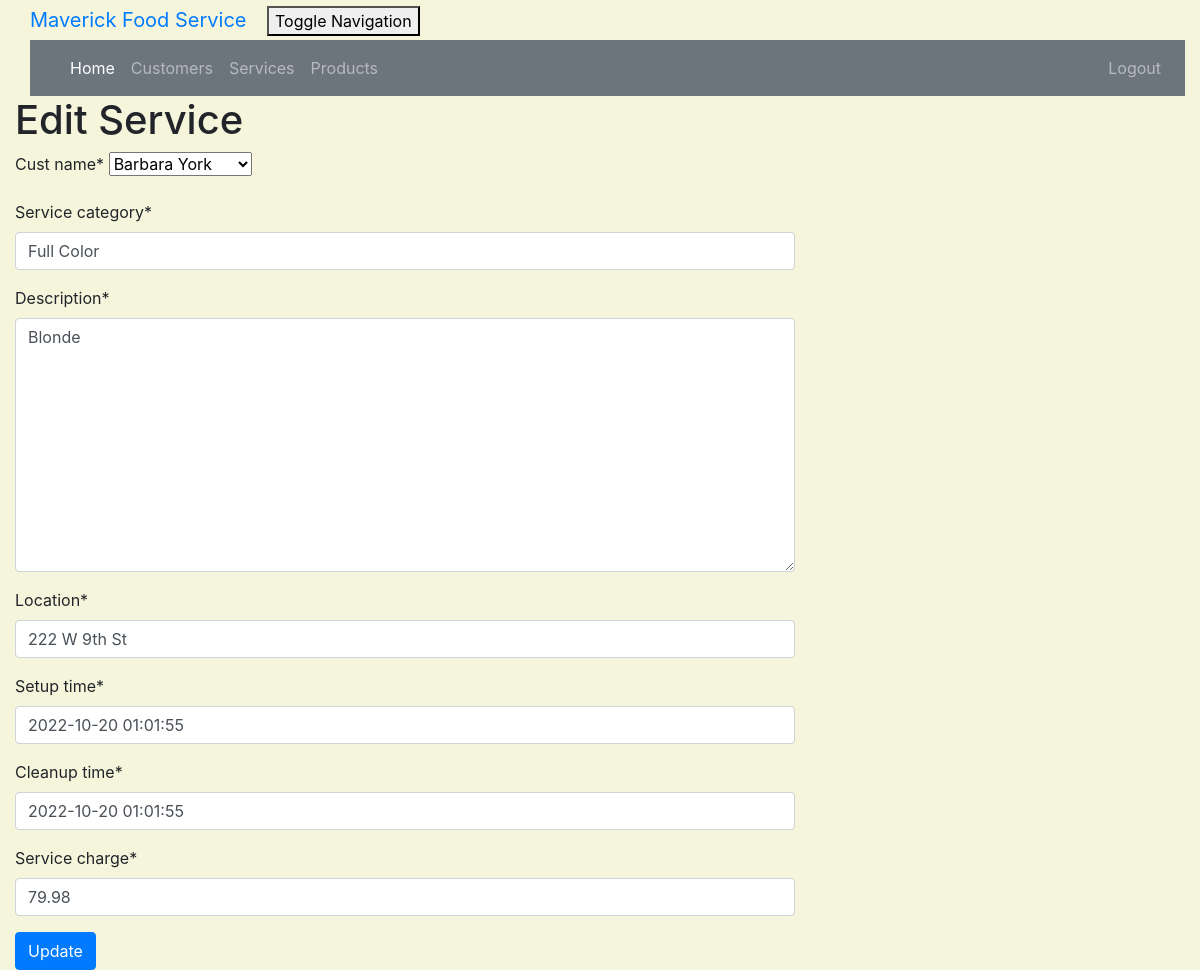
Page /service/1/edit/ (signed in) on the committed database.
### crm/models.py (models this page shows, shortened)
class Customer(models.Model):
    cust_name = models.CharField(max_length=50)
    email = models.EmailField(max_length=100)
    phone = models.CharField(max_length=20)
    bldgroom = models.CharField(max_length=100)
    address = models.CharField(max_length=200)
    city = models.CharField(max_length=50)
    state = models.CharField(max_length=50)
    zipcode = models.CharField(max_length=10)
    organization = models.CharField(max_length=100)
    role = models.CharField(max_length=100)
    def __str__ (self):
        return self.cust_name

class Service(models.Model):
    cust_name = models.ForeignKey(Customer, on_delete=models.CASCADE, related_name='services')
    service_category = models.CharField(max_length=100)
    description = models.TextField()
    location = models.CharField(max_length=200)
    setup_time = models.DateTimeField(
        default=timezone.now)
    cleanup_time = models.DateTimeField(
        default=timezone.now)
    service_charge = models.DecimalField(max_digits=10, decimal_places=2)
    created_date = models.DateTimeField(
        default=timezone.now)
    updated_date = models.DateTimeField(auto_now_add=True)

### crm/views.py (the view)
# urls.py: path('service/<int:pk>/edit/', views.service_edit, name='service_edit'),
@login_required
def service_edit(request, pk):
    service = get_object_or_404(Service, pk=pk)
    if request.method == "POST":
        form = ServiceForm(request.POST, instance=service)
        if form.is_valid():
            service = form.save()
            service.updated_date = timezone.now()
            service.save()
            services = Service.objects.filter(created_date__lte=timezone.now())
            return render(request, 'crm/service_list.html', {'services': services})
    else:
        form = ServiceForm(instance=service)
    return render(request, 'crm/service_edit.html', {'form': form})

### crm/forms.py
class ServiceForm(forms.ModelForm):
   class Meta:
       model = Service
       fields = ('cust_name', 'service_category', 'description', 'location', 'setup_time', 'cleanup_time', 'service_charge')

### crm/templates/crm/service_edit.html (shortened to what this page needs)
<!DOCTYPE html>
<html lang="en">
{% extends 'crm/base.html' %}
{% load crispy_forms_tags %}
{% block content %}
    <h1>Edit Service</h1>
    <form method="POST" class="service-form">{% csrf_token %}
        {{ form|crispy }}
        <button type="submit" class="btn btn-primary">Update</button>
    </form>
{% endblock %}

### crm/static/css/portfolio.css (style rules this page uses)
body { padding-left: 15px; }

### crm/templates/crm/service_edit.html (style rules this page uses)
body { background-color: beige; }

### rows in the picture
Customer: cust_name "Barbara York"
Service: service_category "Full Color", description "Blonde", location "222 W 9th St", setup_time "2022-10-20 01:01:55", cleanup_time "2022-10-20 01:01:55", service_charge "79.98"
